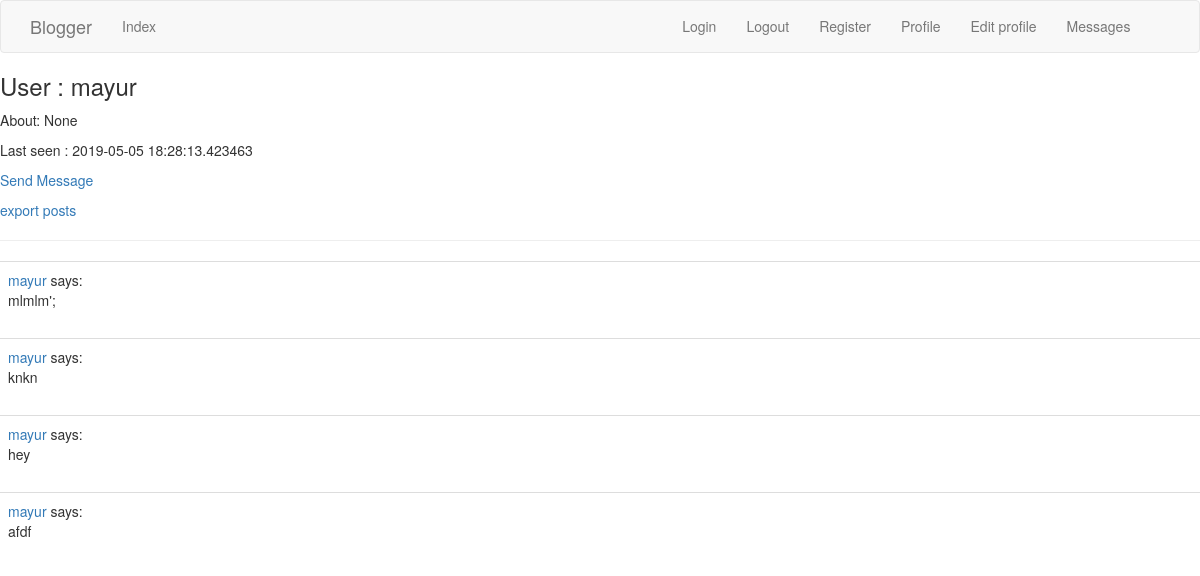
Before: /main/user/mayur (signed in) with the older database file.
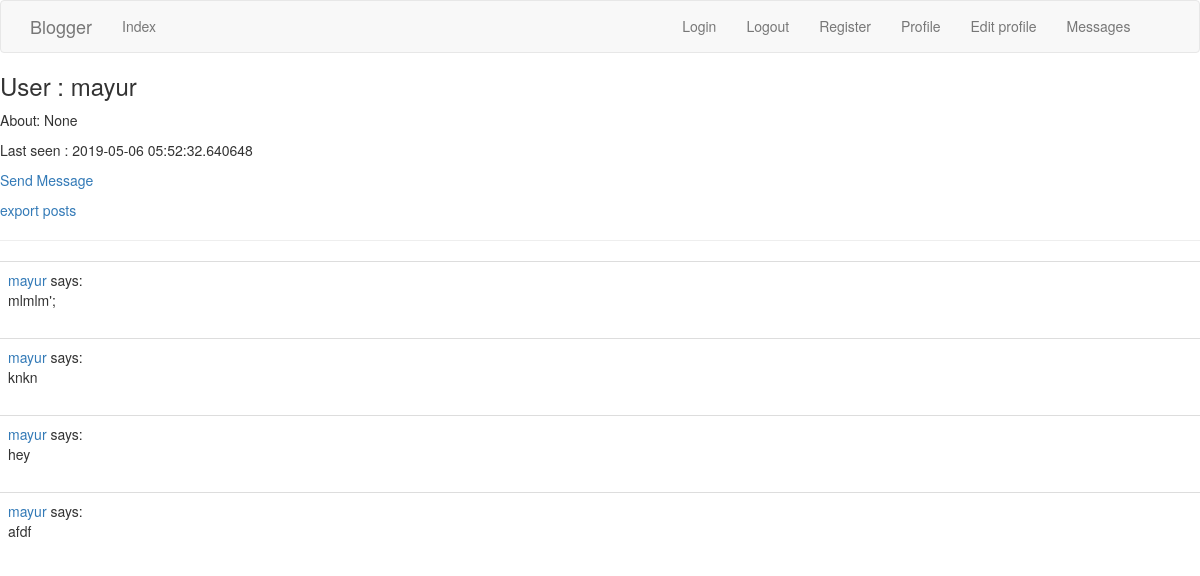
After: the same page with the newer database file.
### app/models.py (models this page shows, shortened)
class User(UserMixin, db.Model):
	id = db.Column(db.Integer, primary_key = True)
	name = db.Column(db.String(64), index = True, unique = True)
	mail = db.Column(db.String(120), index = True)
	password_hash = db.Column(db.String(128))
	about_me = db.Column(db.String(140))
	last_seen = db.Column(db.DateTime, default = datetime.utcnow)
	last_message_read_time = db.Column(db.DateTime)      #Save when user read message last time.used to find how many unseen messages are remaining.
	posts = db.relationship("Post", backref = "author", lazy="dynamic")  #Post is following table -> this is not field in user table -> just a link
	messages_sent = db.relationship("Message", foreign_keys = "Message.sender_id", backref = "author", lazy = "dynamic")
	messages_recieved = db.relationship("Message", foreign_keys = "Message.reciever_id", backref = "reciever", lazy = "dynamic")
	notifications = db.relationship("Notification", backref = "user", lazy = "dynamic")
	tasks = db.relationship("Task", backref = "user", lazy = "dynamic")
	def getMessagesCount(self):
		last_read_time = self.last_message_read_time or datetime(1900, 1, 1)  #set to oldest so all messges are marked as unseen
		return Message.query.filter_by(reciever = self).filter(Message.timestamp > last_read_time).count()
	def getTasksInProgress(self):
		all_tasks = Task.query.filter_by(user = self, complete = False).all()
		return all_tasks

### app/main/routes.py (the view)
@bp.route("/user/<name>")
@login_required
def user(name):
	user = User.query.filter_by(name= name).first_or_404()
	posts = user.posts.order_by(Post.timestamp.desc()) #possible coz of db.relationship of User and Post
	print("giving user template ", name)
	return render_template("user.html", user = user, posts = posts)

### app/main/routes.py (called while the page is built)
@bp.before_request
def before_request():
	if current_user.is_authenticated:
		current_user.last_seen = datetime.utcnow()
		db.session.commit()	  #no need to db.session.add(u) coz current_user runs user_loader which put user in db session

### app/models.py (called while the page is built)
@login.user_loader  #for flask-login
def load_user(id):
	return User.query.get(int(id))

### app/templates/user.html
{% extends "base.html" %}
{% block base_content %}
	<h3> User : {{ user.name }} </h3>
	<p>About: {{ user.about_me }}</p>
	<p>Last seen : {{ user.last_seen }} </p>
	<p>
		<a href="{{ url_for('main.send_message', reciever = user.name ) }}">Send Message </a>
	</p>
	<p> <a href="{{ url_for('main.export_posts') }}"> export posts </a> </p>
	<hr>
	{% for post in posts %}
		{% include "_post.html" %}
	{% endfor %}
{% endblock %}

Changed rows visible on the page:
changed User "mayur": last_seen "2019-05-05 18:28:13.423463" → "2019-05-06 05:52:32.640648"
